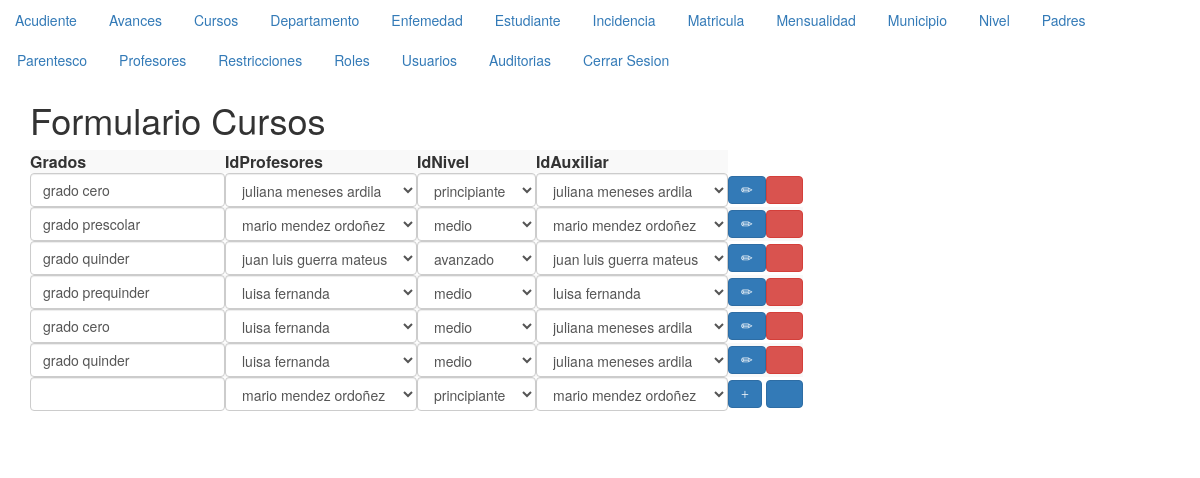
The app's page /formularioCursos.php (signed in) with its own data.
### tables this page shows
CREATE TABLE IF NOT EXISTS `cursos` (
  `idCursos` tinyint(4) NOT NULL,
  `gradosCursos` varchar(20) NOT NULL,
  `idProfesoresCursos` smallint(4) NOT NULL,
  `idNivelCursos` tinyint(4) NOT NULL,
  `idAuxiliarCursos` smallint(4) NOT NULL
);

CREATE TABLE IF NOT EXISTS `profesores` (
  `idProfesores` smallint(4) NOT NULL,
  `documentoProfesores` varchar(11) NOT NULL,
  `nombreProfesores` varchar(70) NOT NULL,
  `celularProfesores` varchar(11) NOT NULL,
  `direccionProfesores` varchar(60) NOT NULL,
  `correoProfesores` varchar(70) NOT NULL,
  `fechaIngreso` date NOT NULL,
  `idEstudiantesProfesores` mediumint(4) NOT NULL,
  `esAuxiliar` varchar(2) NOT NULL,
  `idEsAuxiliar` smallint(4) NOT NULL
);

CREATE TABLE IF NOT EXISTS `nivel` (
  `idNivel` tinyint(4) NOT NULL,
  `nombreNivel` varchar(20) NOT NULL
);

### cursos.php (called while the page is built, shortened)
<?php
   class Cursos{
       private $_conexion;
       private $_paginacion = 10;
       function __construct($conexion, $idCursos, $gradosCursos, $idProfesoresCursos, $idNivelCursos, $idAuxiliarCursos){
           $this->_conexion = $conexion;
       }
       function getRoles($idUsuario){
        $roles=mysqli_query($this->_conexion, "SELECT ".static::class."roles AS elpermiso FROM roles WHERE idRoles IN(SELECT idRolesUsuario FROM Usuario WHERE idusuario =$idUsuario)") or die (mysqli_error($this->_conexion));
        $unregistro=mysqli_fetch_array($roles);
        return $unregistro['elpermiso'];
    }
       function listar($pagina){
           if ($pagina<=0){
               $listado = mysqli_query($this->_conexion,"SELECT * FROM Cursos ORDER BY idCursos") or
               die (mysqli_error($this->_conexion));
           }else{
               $paginacionMax = $pagina * $this->_paginacion;
               $paginacionMin = $paginacionMax - $this->_paginacion;
               $listado = mysqli_query($this->_conexion,"SELECT * FROM Cursos ORDER BY idCursos
               LIMIT $paginacionMin, $paginacionMax") or die(mysqli_error($this->_conexion));
           }
           return $listado;
       }
   }
?>

### profesores.php (called while the page is built, shortened)
<?php
   class Profesores{
       private $_conexion;
       private $_paginacion = 10;
       function __construct($conexion, $idProfesores, $documentoProfesores, $nombreProfesores,  $celularProfesores, $direccionProfesores, $correoProfesores, $fechaIngreso, $idEstudiantesProfesores, $esAuxiliar, $idEsAuxiliar){
           $this->_conexion = $conexion;
       }
       function listar($pagina){
           if ($pagina<=0){
               $listado = mysqli_query($this->_conexion,"SELECT * FROM Profesores ORDER BY idProfesores") or
               die (mysqli_error($this->_conexion));
           }else{
               $paginacionMax = $pagina * $this->_paginacion;
               $paginacionMin = $paginacionMax - $this->_paginacion;
               $listado = mysqli_query($this->_conexion,"SELECT * FROM Profesores ORDER BY idProfesores
               LIMIT $paginacionMin, $paginacionMax") or die(mysqli_error($this->_conexion));
           }
           return $listado;
       }
   }
?>

### nivel.php (called while the page is built, shortened)
<?php
   class Nivel{
       private $_conexion;
       private $_paginacion = 10;
       function __construct($conexion, $idNivel, $nombreNivel){
           $this->_conexion = $conexion;
       }
       function listar($pagina){
           if ($pagina<=0){
               $listado = mysqli_query($this->_conexion,"SELECT * FROM Nivel ORDER BY idNivel") or
               die (mysqli_error($this->_conexion));
           }else{
               $paginacionMax = $pagina * $this->_paginacion;
               $paginacionMin = $paginacionMax - $this->_paginacion;
               $listado = mysqli_query($this->_conexion,"SELECT * FROM Nivel ORDER BY idNivel
               LIMIT $paginacionMin, $paginacionMax") or die(mysqli_error($this->_conexion));
           }
           return $listado;
       }
   }
?>

### formularioCursos.php (the view, shortened to what this page needs)
<?php
if(isset($_SESSION['id'])){
?>
<html>
<head>
   <link rel="stylesheet" href="css/bootstrap.min.css">
    </head>
<body>
    <?php
      $pagina = (isset($_GET['pag']))?$_GET['pag']:1;
      include_once("menu.php");
    ?>
    <div class="container">
    <header>
    <h1>Formulario Cursos</h1>
    </header>
 <table class="table-striped">
    <tbody>
    <tr>
        <th scope="col">Grados</th>
        <th scope="col">IdProfesores</th>
        <th scope="col">IdNivel</th>
        <th scope="col">IdAuxiliar</th>
    </tr>
<?php
        $objetoConexion = new conexion();
        $conexion = $objetoConexion->conectar();
        include_once("../modelo/profesores.php");
        $objetoProfesores = new profesores($conexion,0,'documento','nombre', 'celular', 'direccion', 'e-mail', 'fecha', 'idEstudiante', 'esAuxiliar', 'idEsAuxiliar');
        $listaProfesores = $objetoProfesores->listar(0);
        include_once("../modelo/nivel.php");
        $objetoNivel= new Nivel($conexion,0,'nombre');
        $listaNiveles = $objetoNivel->listar(0);
        include_once("../modelo/cursos.php");
        $objetoCursos = new cursos($conexion,0,'grado','idProfesores', 'idNivel', 'idAuxiliar');
        $listaCursos = $objetoCursos->listar($pagina);
        $permiso = $objetoCursos->getRoles($_SESSION['id']);
        if (stripos($permiso,"r")!==false){
        while($unRegistro = mysqli_fetch_array($listaCursos)){
            echo '<tr><form id="fModificarCursos"'.$unRegistro["idCursos"].' action="../controlador/controladorCursos.php"
            method="post">';
            echo '<td><input class="form-control" type="hidden" name="fIdCursos" value="'.$unRegistro['idCursos'].'">';
            echo ' <input class="form-control" type="text" name="fGradosCursos" value="'.$unRegistro['gradosCursos'].'"></td>';
            echo '<td><select class="form-control" name="fIdProfesoresCursos">';
            while ($registroProfesor = mysqli_fetch_array($listaProfesores)){
               echo "<option value='".$registroProfesor['idProfesores']."'";
               if ($unRegistro['idProfesoresCursos']==$registroProfesor['idProfesores']){
                   echo " selected ";
               }
                echo ">{$registroProfesor['nombreProfesores']}</option>";
            }
            mysqli_data_seek($listaProfesores,0);
            echo '</select></td>';
            echo '<td><select class="form-control"  name="fIdNivelCursos">';
            while ($registroNivel = mysqli_fetch_array($listaNiveles)){
               echo "<option value='".$registroNivel['idNivel']."'";
               if ($unRegistro['idNivelCursos']==$registroNivel['idNivel']){
                   echo " selected ";
               }
                echo ">{$registroNivel['nombreNivel']}</option>";
            }
            mysqli_data_seek($listaNiveles,0);
            echo '</select></td>';
             echo '<td><select class="form-control" name="fIdAuxiliarCursos">';
             while ($registroAuxiliar = mysqli_fetch_array($listaProfesores)){
               echo "<option value='".$registroAuxiliar['idProfesores']."'";
               if ($unRegistro['idAuxiliarCursos']==$registroAuxiliar['idProfesores']){
                   echo " selected ";
               }
                echo ">{$registroAuxiliar['nombreProfesores']}</option>";
            }
            mysqli_data_seek($listaProfesores,0);
            echo '</select></td>';
            echo '<td>';
            if (stripos($permiso,"u")!==false){
            echo '<button class="btn btn-primary" type="Submit" name="fEnviar" value="Modificar" class=""><span class="glyphicon glyphicon-pencil" aria-hidden="true"></span></button>';
                 }
             if (stripos($permiso,"d")!==false){
            echo '<button class="btn btn-danger" type="submit" name="fEnviar" value="Eliminar"><span class="glyphicon glyphicon-trash" aria-hidden="true"></span></button></td>';
            }
            echo '</form></tr>';
      }
}
?>
<?php
    if (stripos($permiso,"c")!==false){
?>
         <tr><form id="fIngresarCursos" action="../controlador/ControladorCursos.php" method="post">
             <td><input class="form-control" type="hidden" name="fIdCursos" value="0">
             <input class="form-control" type="text" name="fGradosCursos"></td>
             <td><select class="form-control" name="fIdProfesoresCursos">
                 <?php
                  while($registroProfesor = mysqli_fetch_array($listaProfesores)){
                      echo '<option value="'.$registroProfesor['idProfesores'].'">' .$registroProfesor['nombreProfesores'].'</option>';
                  }
                 mysqli_data_seek($listaProfesores,0);
                 ?>
                 </select></td>
             <td><select class="form-control" name="fIdNivelCursos" >
                 <?php
                 while ($registroNivel = mysqli_fetch_array($listaNiveles)){
                     echo '<option value="'.$registroNivel['idNivel'].'">' .$registroNivel['nombreNivel'].'</option>';
                 }
                 ?>
                 </select></td>
             <td><select class="form-control" name="fIdAuxiliarCursos">
             <?php
                  while($registroAuxiliar = mysqli_fetch_array($listaProfesores)){
                      echo '<option value="'.$registroAuxiliar['idProfesores'].'">' .$registroAuxiliar['nombreProfesores'].'</option>';
                  }
                 ?>
                 </select></td>
             <td><button class="btn btn-primary" type="submit" name="fEnviar" value="Ingresar"><span class="glyphicon glyphicon-plus" aria-hidden="true"></span>
             </button>
                 <button class="btn btn-primary" type="reset" name="fEnviar" value="Limpiar"><span class="glyphicon glyphicon-credit-card" aria-hidden="true"></span></button></td>
         </form></tr>
        <?php
   }
?>
        </tbody>
    </table>
        <nav>
</nav>
        </div>
    </body>
</html>
<?php
}else{
    header("location:../index.php");
}
?>

### records on screen
cursos: fGradosCursos "grado cero", fIdProfesoresCursos "juliana meneses ardila", fIdNivelCursos "principiante", fIdAuxiliarCursos "juliana meneses ardila"
cursos: fGradosCursos "grado prescolar", fIdProfesoresCursos "mario mendez ordoñez", fIdNivelCursos "medio", fIdAuxiliarCursos "mario mendez ordoñez"
cursos: fGradosCursos "grado quinder", fIdProfesoresCursos "juan luis guerra mateus", fIdNivelCursos "avanzado", fIdAuxiliarCursos "juan luis guerra mateus"
cursos: fGradosCursos "grado prequinder", fIdProfesoresCursos "luisa fernanda", fIdNivelCursos "medio", fIdAuxiliarCursos "luisa fernanda"
cursos: fGradosCursos "grado cero", fIdProfesoresCursos "luisa fernanda", fIdNivelCursos "medio", fIdAuxiliarCursos "juliana meneses ardila"
cursos: fGradosCursos "grado quinder", fIdProfesoresCursos "luisa fernanda", fIdNivelCursos "medio", fIdAuxiliarCursos "juliana meneses ardila"

### other values on screen
form field fIdProfesoresCursos "mario mendez ordoñez"
form field fIdNivelCursos "principiante"
form field fIdAuxiliarCursos "mario mendez ordoñez"
